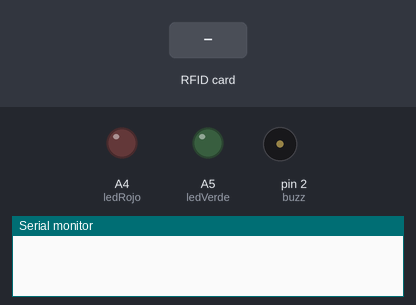
The sketch below on a simulated Arduino Uno, built with avr-gcc and run on an emulated ATmega328P. On the bench: output pins drawn as LEDs (lit = HIGH), buzzer (waves = sounding), the last lines printed to the serial monitor. The test bench sets the inputs (shaded band). Pins used as bus, display or sensor lines are not drawn.

Above: at 1.2 s.
1.3 s: RFID card 83 0A E5 24 held to the reader
At 1.8 s:
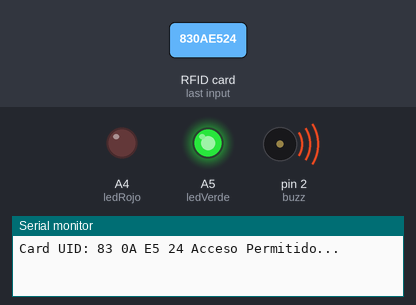
At 4.1 s:
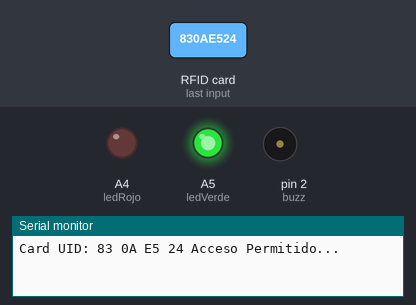
4.3 s: RFID card 5E 7A 19 C4 held to the reader
At 6.1 s:
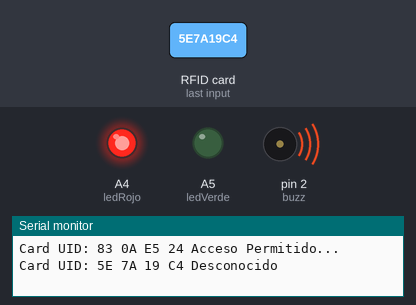
Timing chart, 0 to 8.8 s (numbered marks = the images above; inputs shaded):
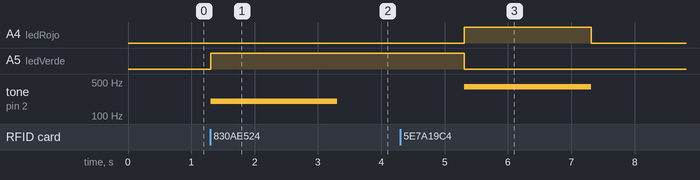

The sketch:

RFID.ino
```cpp
/*
   Fundacion Kinal
   Centro educativo tecnico laboral Kinal
   Quinto perito
   Quinto electronica
   Codigo Tecnico: EB5AV
   Curso: Taller de electronica digital y reparacion de computadoras I
   Proyecto: RFID
   Dev: Steven Josué Sicaján Pacheco
   Fecha: 26 de julio.
*/

#include <SPI.h>
#include <MFRC522.h>

#define RST_PIN         9
#define SS_PIN          10
#define ledVerde        A5
#define ledRojo         A4
#define buzz 2

MFRC522 mfrc522(SS_PIN, RST_PIN);   //
MFRC522::MIFARE_Key key;

byte tag1[4] = {0x83, 0x0A, 0xE5, 0x24};

byte tagActual[4];


void setup() {
  Serial.begin(9600);
   while (!Serial);
   SPI.begin();
   mfrc522.PCD_Init();
   pinMode(ledVerde,OUTPUT);
   pinMode(ledRojo,OUTPUT);
   pinMode(buzz, OUTPUT);
}

void loop() {
   if ( ! mfrc522.PICC_IsNewCardPresent())
        return;

    if ( ! mfrc522.PICC_ReadCardSerial())
        return;

 Serial.print(F("Card UID:"));
    dump_byte_array(mfrc522.uid.uidByte, mfrc522.uid.size);

digitalWrite(ledVerde,LOW);
digitalWrite(ledRojo,LOW);
}

void dump_byte_array(byte *buffer, byte bufferSize) {
    for (byte i = 0; i < bufferSize; i++) {
      Serial.print(buffer[i] < 0x10 ? " 0" : " ");
      Serial.print(buffer[i], HEX);
      tagActual[i] = buffer[i];
    }
          if(compararArray(tagActual,tag1)){
          Serial.println(" Acceso Permitido...");
          digitalWrite(ledVerde,HIGH);
          tone(buzz, 200, 2000);
          delay(4000);
          }
          else {
          Serial.println(" Desconocido" );
          digitalWrite(ledRojo,HIGH);
          tone(buzz, 400, 2000);
          delay(2000);
            }
}


boolean compararArray(byte array1[], byte array2[]) {
  for (byte i = 0; i < 4; i++) {
    if (array1[i] != array2[i]) return false;
  }
  return true;
}
```

Measured:
- after the input at 1.3 s, A5 (ledVerde): LOW → HIGH at once; tone on pin 2 (buzz): silent → 200 Hz at once, → silent 2.0 s later
- after the input at 4.3 s, A4 (ledRojo): LOW → HIGH after 1.0 s, → LOW 2.0 s later; tone on pin 2 (buzz): silent → 400 Hz after 1.0 s, → silent 2.0 s later
